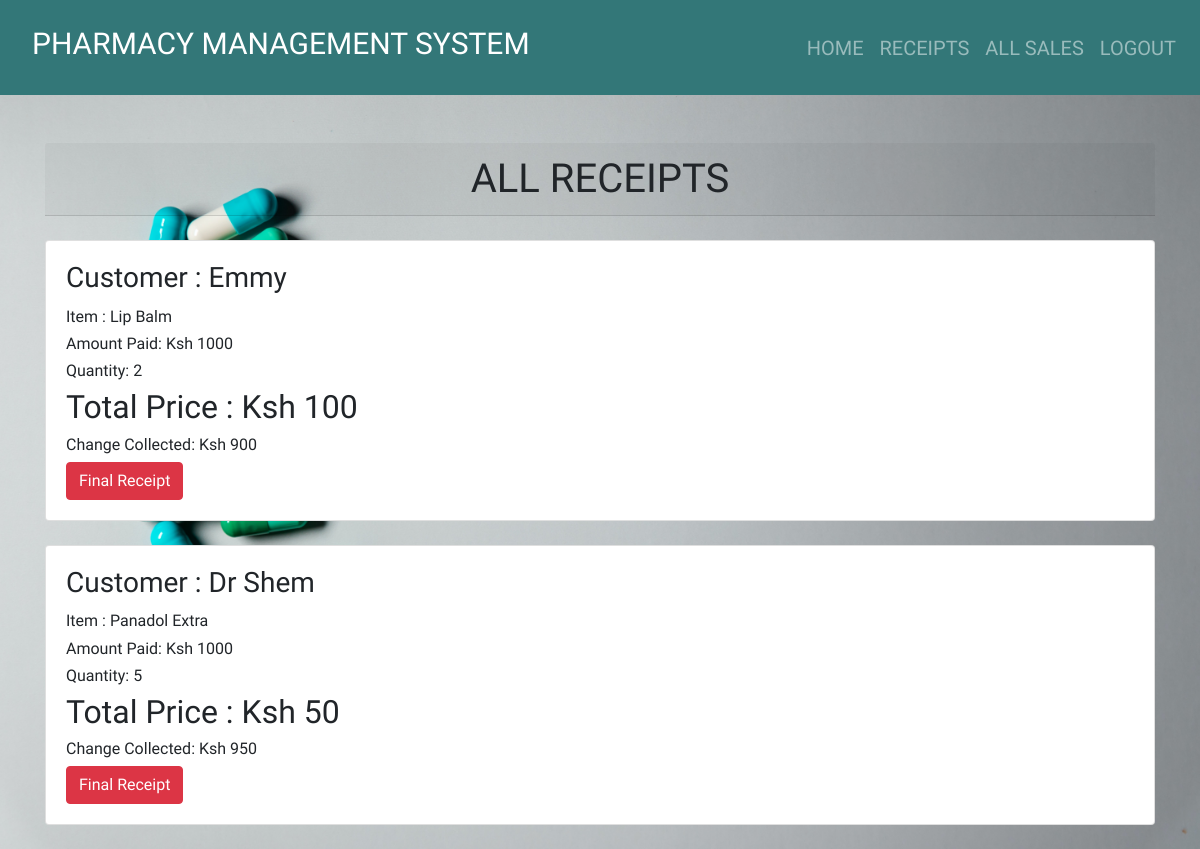
Page /receipt/ (signed in) on the earlier database version.
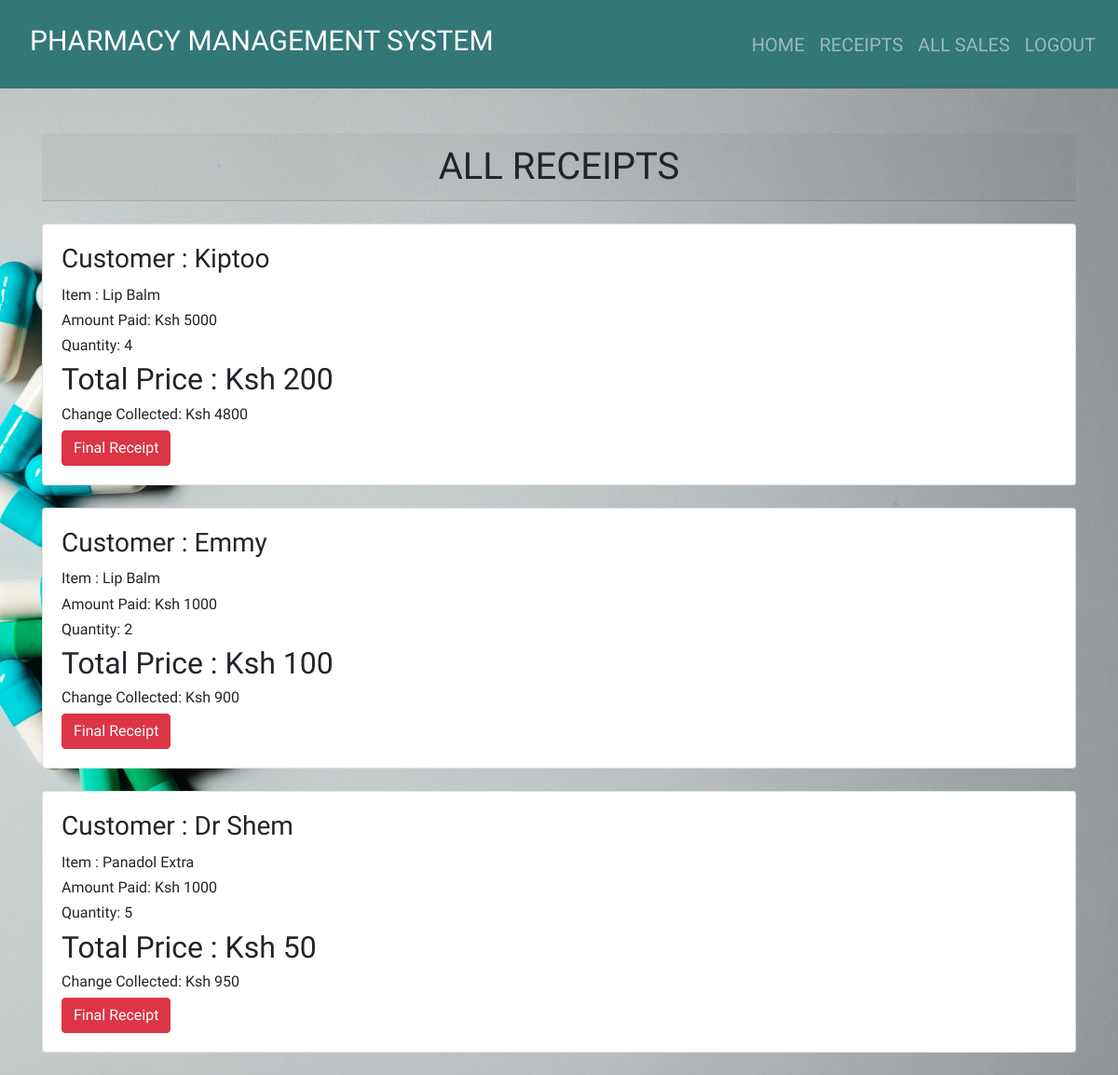
Same page on the later database version.
### product_app/models.py (models this page shows, shortened)
class Sale(models.Model):
    item = models.ForeignKey(Product, on_delete = models.CASCADE)
    quantity = models.IntegerField(default = 0, null = True, blank = True)
    amount_received = models.IntegerField(default = 0, null = True, blank = True)
    issued_to = models.CharField(max_length = 50, null = True, blank = True)
    unit_price = models.IntegerField(default = 0, null = True, blank = True)
    def get_total(self):
        total = self.quantity * self.item.unit_price
        return int(total)
    def get_change(self):
        change = self.get_total() - self.amount_received
        return abs(int(change))

class Product(models.Model):
    category_name = models.ForeignKey(Category, on_delete = models.CASCADE,null = True, blank = True )
    item_name = models.CharField(max_length = 50, null = True, blank = True)
    total_quantity = models.IntegerField(default = 0, null = True, blank = True)
    issued_quantity = models.IntegerField(default = 0, null = True, blank = True)
    received_quantity = models.IntegerField(default = 0, null = True, blank = True)
    unit_price = models.IntegerField(default=0, null=True, blank=True)
    def __str__(self):
        return self.item_name

### product_app/views.py (the view)
# urls.py: path('receipt/', views.receipt, name = "receipt"),
@login_required
def receipt(request):
    sales = Sale.objects.all().order_by('-id')
    return render(request,
    'products/receipt.html',
    {'sales': sales,
    })

### templates/products/receipt.html
 {% extends 'products/base.html'%} {% block content%}
<br /><br>
<div class="container">
  <h1 class="card-header text-center">ALL RECEIPTS</h1><br>
  {% for sale in sales %}
  <div class="card">
    <div class="card-body">
      <h3 class="card-title">Customer : {{sale.issued_to | title}}</h3>
      <h6 class="card-text">Item : {{sale.item}}</h6>
      <h6 class="card-text">Amount Paid:  Ksh {{ sale.amount_received }}</h6>
      <h6 class="card-text">Quantity: {{sale.quantity }}</h6>
      <h2>Total Price :  Ksh {{ sale.get_total }}</h2>
      <div style="flex: 1">
        <h6 class="card-text">Change Collected:  Ksh {{ sale.get_change }}</h6>
        <a href="{% url 'receipt_detail' sale.id %}">
          <input
            type="submit"
            value="Final Receipt"
            class="btn btn-danger"
            type="button"
          />
        </a>
      </div>
    </div>
  </div>
  <br />
  {% endfor %}
</div>
{% endblock %}

Differences in the rows shown:
added Sale: issued_to "Kiptoo", item "Lip Balm", amount_received "5000", quantity "4", get_total "200", get_change "4800"
